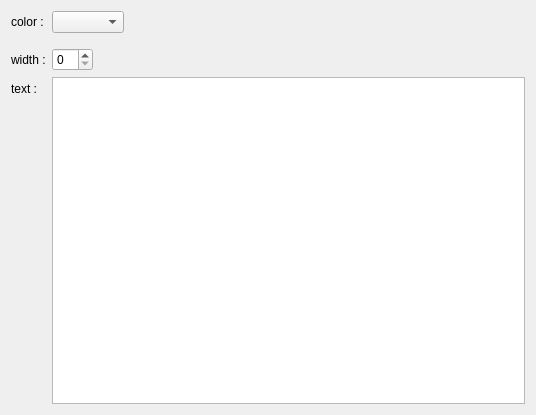
<?xml version="1.0" encoding="UTF-8"?>
<ui version="4.0">
 <class>AppareanceSettings</class>
 <widget class="QWidget" name="AppareanceSettings">
  <property name="geometry">
   <rect>
    <x>0</x>
    <y>0</y>
    <width>536</width>
    <height>415</height>
   </rect>
  </property>
  <property name="baseSize">
   <size>
    <width>650</width>
    <height>400</height>
   </size>
  </property>
  <property name="windowTitle">
   <string>Form</string>
  </property>
  <layout class="QFormLayout" name="formLayout">
   <property name="fieldGrowthPolicy">
    <enum>QFormLayout::ExpandingFieldsGrow</enum>
   </property>
   <item row="0" column="0">
    <widget class="QLabel" name="label">
     <property name="text">
      <string>color :</string>
     </property>
    </widget>
   </item>
   <item row="0" column="1">
    <widget class="KColorCombo" name="kcfg_colorItem">
     <property name="enabled">
      <bool>true</bool>
     </property>
    </widget>
   </item>
   <item row="1" column="1">
    <widget class="Line" name="line">
     <property name="orientation">
      <enum>Qt::Horizontal</enum>
     </property>
    </widget>
   </item>
   <item row="2" column="0">
    <widget class="QLabel" name="label_2">
     <property name="text">
      <string>width :</string>
     </property>
    </widget>
   </item>
   <item row="2" column="1">
    <widget class="KIntSpinBox" name="kcfg_widthNote">
     <property name="singleStep">
      <number>10</number>
     </property>
    </widget>
   </item>
   <item row="3" column="0">
    <widget class="QLabel" name="label_3">
     <property name="text">
      <string>text :</string>
     </property>
    </widget>
   </item>
   <item row="3" column="1">
    <widget class="KTextEdit" name="kcfg_textItem"/>
   </item>
  </layout>
 </widget>
 <customwidgets>
  <customwidget>
   <class>KIntSpinBox</class>
   <extends>QSpinBox</extends>
   <header>knuminput.h</header>
  </customwidget>
  <customwidget>
   <class>KColorCombo</class>
   <extends>QComboBox</extends>
   <header>kcolorcombo.h</header>
  </customwidget>
  <customwidget>
   <class>KTextEdit</class>
   <extends>QTextEdit</extends>
   <header>ktextedit.h</header>
  </customwidget>
 </customwidgets>
 <resources/>
 <connections/>
</ui>
